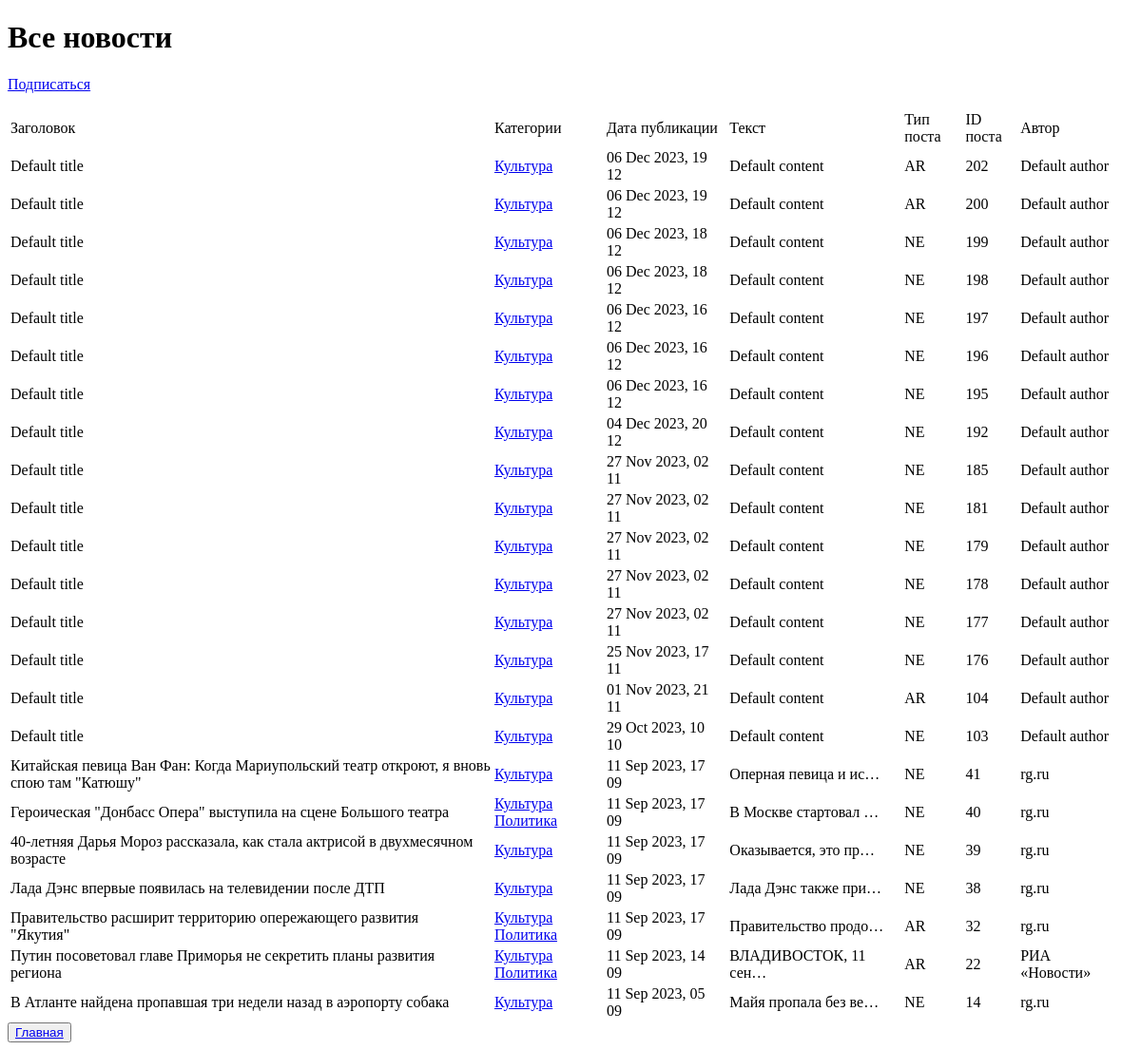
Before: /categories/1/ with the older database file.
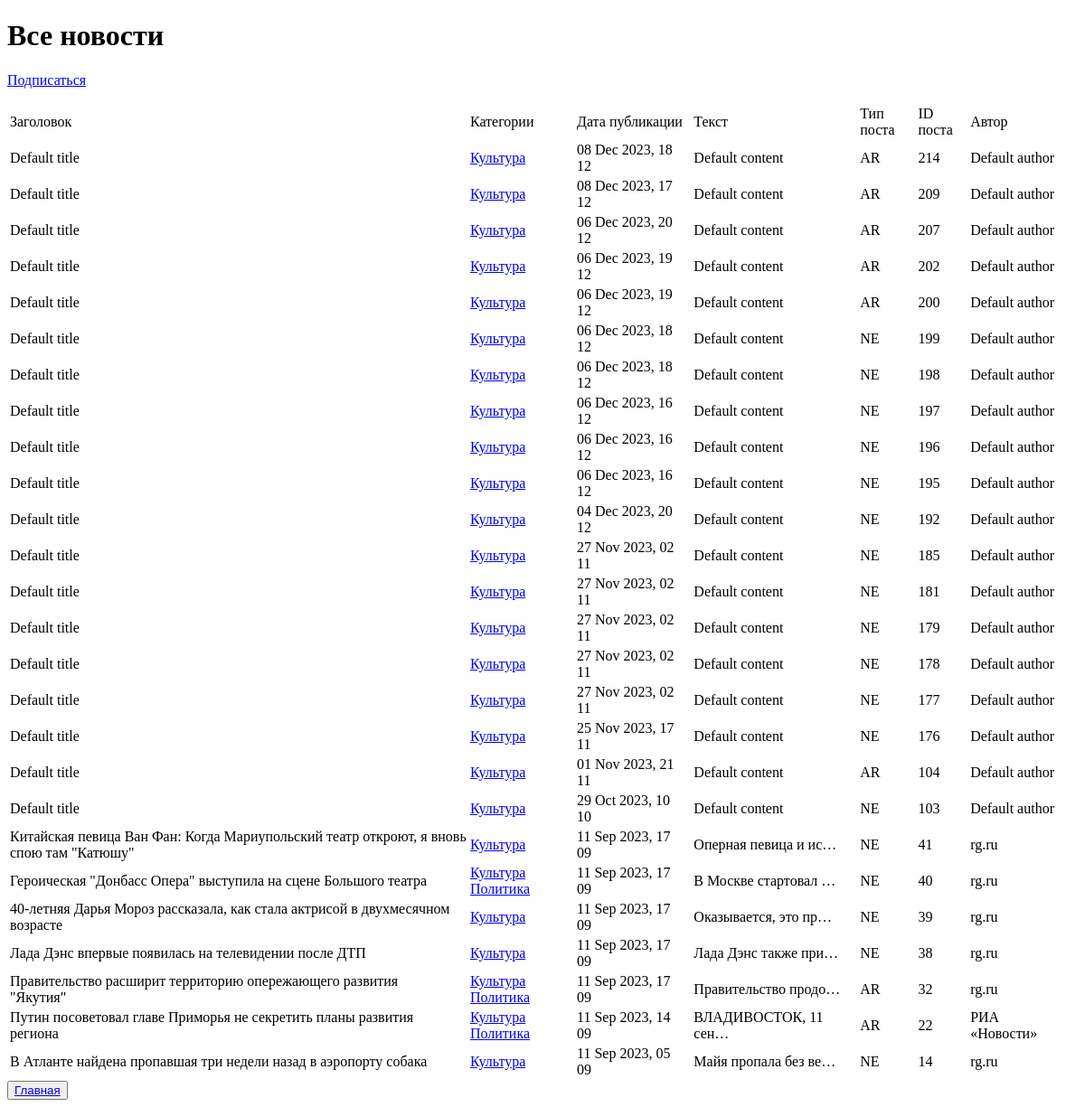
After: the same page with the newer database file.
### news/models.py (models this page shows, shortened)
class Post(models.Model):
    news = 'NE'
    article = 'AR'
    POST_TYPES = [
        (news, 'Новость'),
        (article, 'Статья')
    ]
    author = models.CharField(max_length=255, default='Default author', verbose_name='имя автора')
    post_type = models.CharField(max_length=2, choices=POST_TYPES, default=article, verbose_name='Вид поста')
    date_create = models.DateTimeField(auto_now_add=True, verbose_name='дата и время создания')
    date_update = models.DateTimeField(auto_now=True, verbose_name='дата и время изменения')
    categories = models.ManyToManyField(Category, verbose_name='Категории')
    title = models.CharField(max_length=255, default='Default title', verbose_name='заголовок')
    content = models.TextField(default='Default content', verbose_name='текст')

class Category(models.Model):
    name = models.CharField(unique = True, max_length=255, verbose_name='Категории' )
    subscribers = models.ManyToManyField(User, blank=True, null=True, related_name='Подписчики')
    def __str__(self):
        return self.name

### news/views.py (the view)
# urls.py: path('categories/<int:pk>/', CategoryListView.as_view(),name='category_list'),
class CategoryListView(ListView):
    model = Post
    template_name = 'flatpages/category_list.html'
    context_object_name = 'category_list'
    def get_queryset(self):
        self.category = get_object_or_404(Category,
                                          id=self.kwargs['pk']
                                         )
        queryset = Post.objects.filter(categories=self.category).order_by('-date_create')
        return queryset
    def get_context_data(self, **kwargs):
        context = super().get_context_data(**kwargs)
        context['is_not_subscriber'] = self.request.user not in self.category.subscribers.all()
        context['category'] = self.category
        return context

### news/templatetags/custom_filters.py (called while the page is built)
@register.filter()
def censor(text):
    spl_text = text.split()
    explicitwords = ['дВижения',
                     'ТраСсе',
                     'производственных',
                     'Однако',
                     'детонациЮ']
    for ex_word in explicitwords:
        ex_word = ex_word.title()
        for word in spl_text:
            word1 = word[0].upper() + word[1:]
            if word1 == ex_word:
                text = text.replace(word, word[0] + '*' * (len(word) - 1))
    """Removes all values of arg from the given string"""
    return text

### templates/flatpages/category_list.html (shortened to what this page needs)
{% extends 'flatpages/default.html' %}
{% load custom_filters %}
{% load custom_tags %}
{% block content %}
    <h1>Все новости</h1>
{% if not subscriber %}
    <p class="text-center"><a href="{% url 'subscribe' category.id %}" class "btn btn-secondary btn-sm">Подписаться</a></p>
{% endif %}
    {% if category_list %}
       <table>
           <tr>
               <td>Заголовок</td>
               <td>Категории</td>
               <td>Дата публикации</td>
               <td>Текст</td>
               <td>Тип поста</td>
               <td>ID поста</td>
               <td>Автор</td>
           </tr>
           {% for new in category_list %}
           <tr>
               <td>{{ new.title|censor }}&emsp;</td>
               <td>
                   {% for category in new.categories.all %}
                       <a href="{% url 'category_list' category.id %}">{{category}}</a>
                   {% endfor %}
               </td>
               <td>{{ new.date_create|date:'d M Y, H m'|censor}}&emsp;</td>
               <td>{{ new.content|truncatechars:20|censor }}&emsp;</td>
               <td>{{ new.post_type }}&emsp;</td>
               <td>{{ new.id }}&emsp;</td>
               <td>{{ new.author }}&emsp;</td>
           </tr>
           {% endfor %}
       </table>
    {% else %}
       <h2>Новостей нет!</h2>
    {% endif %}
    <button> <a href="/news/"> Главная </a></button>
{% endblock content %}

### templates/flatpages/default.html (shortened to what this page needs)
<!DOCTYPE html>
<html>
<head>
</head>
<body>
{% block content %}
{% endblock content %}
</body>
</html>

Changed rows visible on the page:
added Post: title|censor "Default title", date_create|censor "08 Dec 2023, 18 12", content|censor "Default content", post_type "AR", id "214", author "Default author", Category (name "Культура")
added Post: title|censor "Default title", date_create|censor "08 Dec 2023, 17 12", content|censor "Default content", post_type "AR", id "209", author "Default author", Category (name "Культура")
added Post: title|censor "Default title", date_create|censor "06 Dec 2023, 20 12", content|censor "Default content", post_type "AR", id "207", author "Default author", Category (name "Культура")
